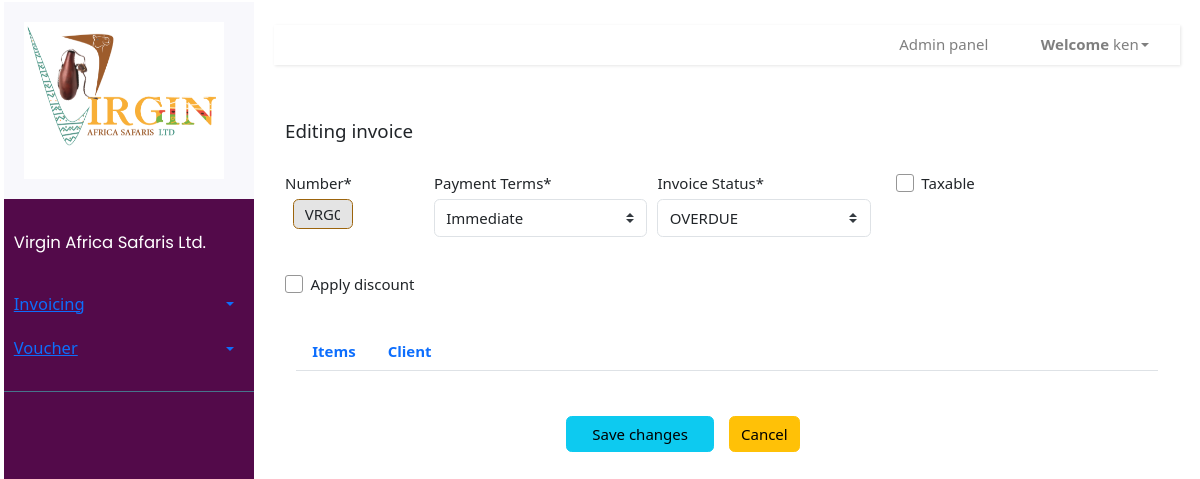
The app's page /invoices/edit-invoice/vrg00003-7e0156417fbc (signed in), older data.
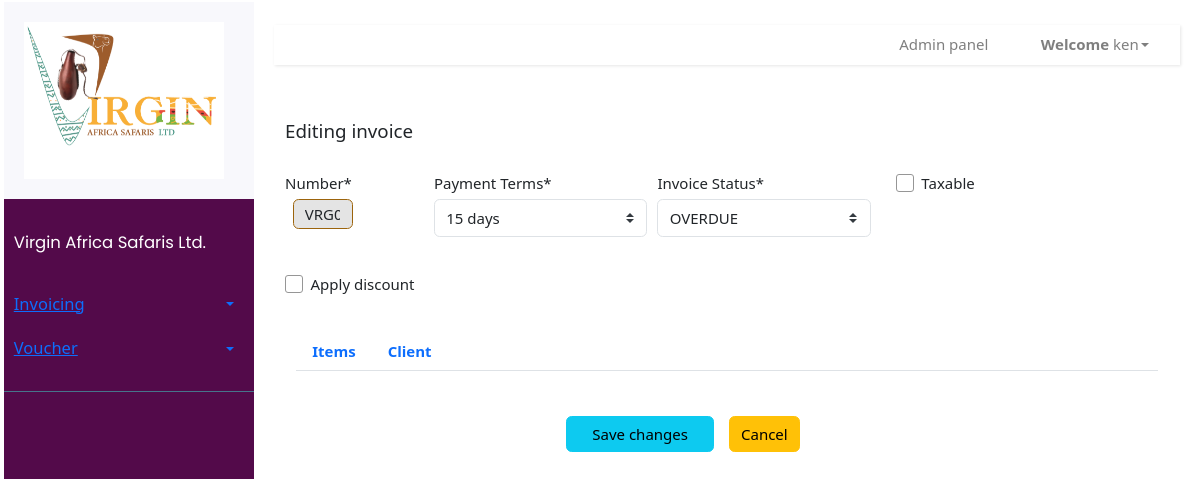
The same page, newer data.
### invoice/models.py (models this page shows, shortened)
class Invoice(models.Model):
    TERMS = [
        ('Immediate', 'Immediate'),
        ('15 days', '15 days'),
        ('30 days', '30 days'),
    ]
    STATUS = [
        ('CURRENT', 'CURRENT'),
        ('EMAIL_SENT', 'EMAIL_SENT'),
        ('OVERDUE', 'OVERDUE'),
        ('PAID', 'PAID'),
    ]
    number = models.CharField(
        null=False, default=increment_invoice_number, blank=False, max_length=100, unique=True)
    dueDate = models.DateField(null=True, blank=True)
    paymentTerms = models.CharField(
        choices=TERMS, default='15 days', max_length=100)
    status = models.CharField(
        choices=STATUS, default='CURRENT', max_length=100)
    description = models.TextField(null=True, blank=True, max_length=500)
    istaxable = models.BooleanField()
    apply_discount = models.BooleanField()
    discount = models.CharField(
        null=True, default=0, blank=True, max_length=10)
    client = models.ForeignKey(
        Client, blank=True, null=True, on_delete=models.SET_NULL)
    uniqueId = models.CharField(null=True, blank=True, max_length=100)
    slug = models.SlugField(max_length=500, unique=True, blank=True, null=True)
    date_created = models.DateTimeField(blank=True, null=True)
    last_updated = models.DateTimeField(blank=True, null=True)

### invoice/views.py (the view, shortened to what this page needs)
# urls.py: path('invoices/edit-invoice/<slug:slug>',invoice_views.edit_invoice, name='edit-invoice'),
@login_required
def edit_invoice(request, slug):
	invoice = Invoice.objects.filter(slug=slug).first()
	product = InvoiceProduct.objects.filter(invoice=invoice)
	clients = Client.objects.filter(invoice=invoice).first()
	form = InvoiceForm(instance=invoice)
	client_form = ClientForm(instance=clients)
	invoice_product_form = InvoiceProductForm()
	product_form = ProductForm()
	lists = InvoiceProduct.objects.filter(invoice_id=invoice.id)
	data = []
	for list in lists:
		lis_dict = {
			'product_id': list.product_id,
			'invoice_id': list.invoice_id,
			'product':Product.objects.get(id=list.product_id),
			'quantity': list.quantity,
			'price': list.price,
			'prod_description': list.prod_description,
			'id': list.id
		}
		data.append(lis_dict)
	EditFormset = formset_factory(InvoiceProductForm,
									 min_num=len(data), validate_min=True,
									 max_num=len(data), validate_max=True,
									 extra=0,can_delete=True)
	product_formset = EditFormset(initial=data)
	product_formset_modal = EditFormset()
	return render(request=request, template_name="invoice/edit_invoice.html", context={"product_list":data,"form":form, "client_form": client_form,"product_formset_modal": product_formset,"prod_form": product_form,"prod_formset":product_formset})

### invoice/forms.py
class ClientForm(forms.ModelForm):
    class Meta:
        model = Client
        fields = ['clientName', 'address',
                  'postalCode', 'phoneNumber', 'emailAddress']

### invoice/models.py (called while the page is built)
    def __str__(self):
        return '{}'.format(self.description)

### templates/invoice/edit_invoice.html (shortened to what this page needs)
{% extends 'index.html' %} {% load static %} {% load crispy_forms_tags %}
{% load widget_tweaks %}
{% block content %} {% block css %}
<link href="{% static 'assets/css/bootstrap.min.css' %}" rel="stylesheet" />
{% endblock %} {% block main %}
<div class="container py-5 create-form-box">
  <h5>Editing invoice</h5>
   <br/>
  <div class="row">
    <form method="POST" class="col-12">
      <div class="form-row">
        <div class="form-group col-2">{{ form.number|as_crispy_field }}</div>
        <div class="form-group col-3">
          {{ form.paymentTerms|as_crispy_field }}
        </div>
        <div class="form-group col-3">{{ form.status|as_crispy_field }}</div>
         <div class="form-group col-2 ml-3">{{ form.istaxable|as_crispy_field }}</div>
      </div>
       <div class="form-row discount_row">
        <div class="form-group col-2">{{ form.apply_discount|as_crispy_field }}</div>
      </div>
      <div class="form-row">
        <div class="col-12">
 <div id="exTab2" class="container">
 <ul class="nav nav-tabs">
			<li class="active">
        <a class="nav-link font-weight-bold" href="#items" data-toggle="tab">Items</a>
			</li>
			<li><a class="nav-link font-weight-bold" href="#clients" data-toggle="tab">Client</a>
			</li>
		</ul>
      <br/>
  </div>
  </div>
  </div>
      <br />
      <div class="row justify-content-center" style = "width: 100%">
      <button class="btn btn-info col-2 mr-1" type="submit">Save changes</button>
      <a class =" col-2" href="{% url 'homepage'%}"><button class="btn btn-warning" type="button">Cancel</button></a>
      </div>
    </form>
  </div>
  </div>
  {% endblock %}
</div>
{% endblock%}

Row changes from the older to the newer data that the page shows:
changed Invoice "Taxable": paymentTerms "Immediate" → "15 days"
